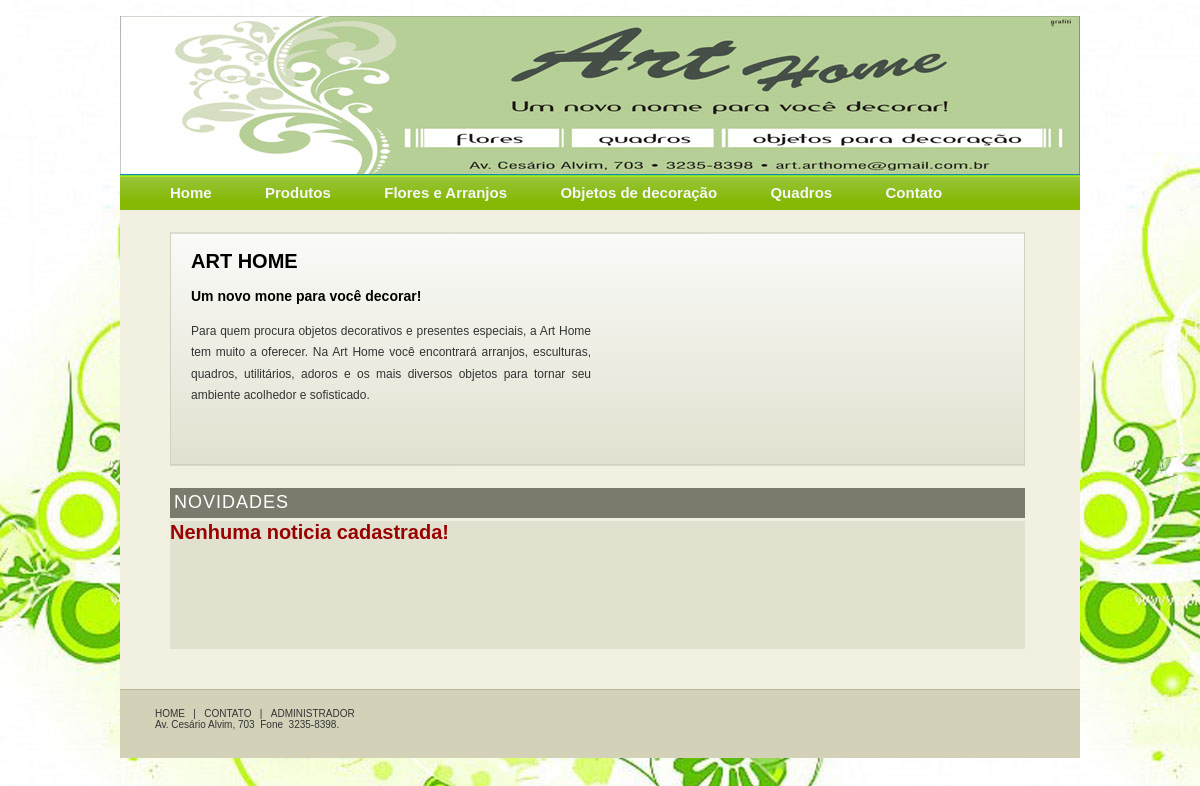
/, run on an earlier commit of the app's database.
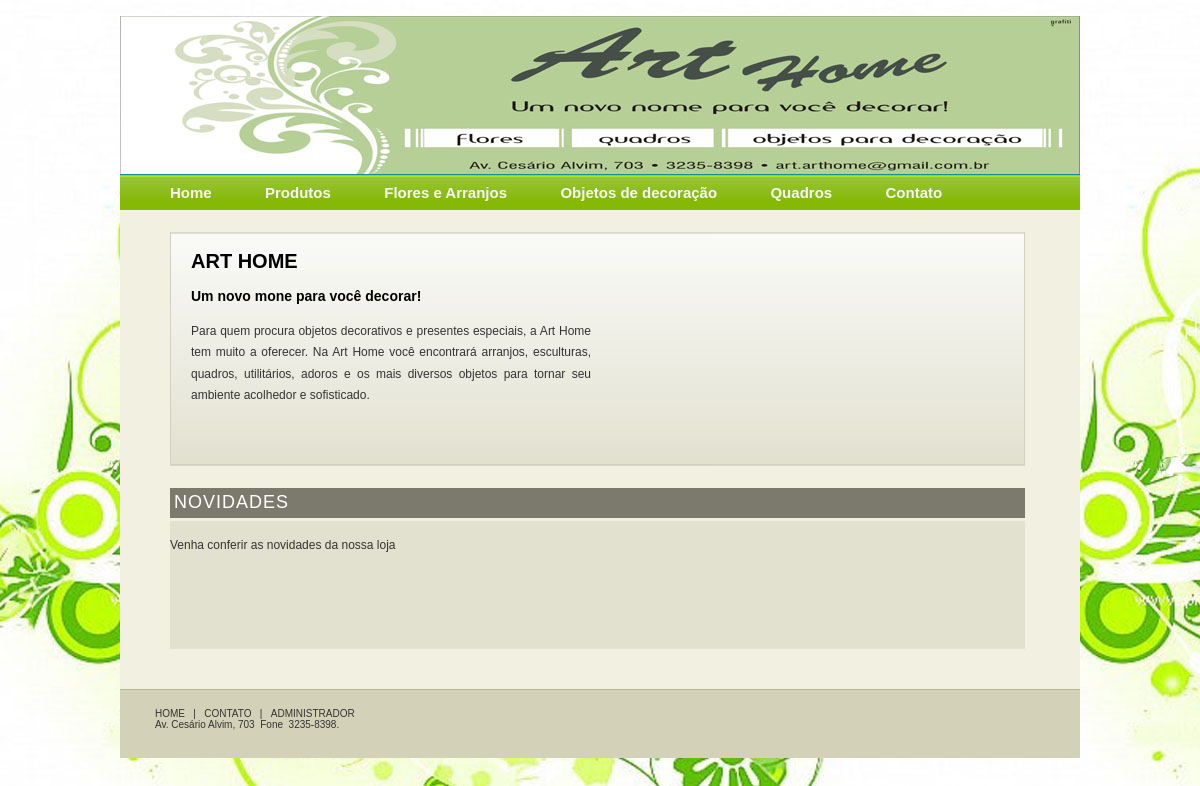
And on a later commit of the database.
### tables this page shows
CREATE TABLE IF NOT EXISTS `tbl_noticias` (
  `noticias_codigo` int(10) NOT NULL auto_increment,
  `noticias_data` timestamp NOT NULL default CURRENT_TIMESTAMP,
  `noticia` varchar(1024) NOT NULL,
  PRIMARY KEY  (`noticias_codigo`)
);

### index.php (the view, shortened to what this page needs)
<?php
		$sql_noticias = "SELECT noticia from tbl_noticias;";
		$query_noticia = mysql_query($sql_noticias);
		$total = mysql_num_rows($query_noticia);
?>
<!DOCTYPE html PUBLIC "-//W3C//DTD XHTML 1.0 Transitional//EN" "http://www.w3.org/TR/xhtml1/DTD/xhtml1-transitional.dtd">
<html xmlns="http://www.w3.org/1999/xhtml">
<head>
	<link href="css/css.css" rel="stylesheet" type="text/css"/>
</head>
<body>
	<div id="pagina"><br>
		<?php include('includes/topo.php'); ?>
		<?php include('includes/menu.php'); ?>
		<div id="conteudo">
			<div id="principal">
				<div id="bg">
            	<div class="painel-01">
                	<h2 class="titulo">ART HOME</h2>
                    <p class="cabecalho">Um novo mone para você decorar!</p>
                    <p class="texto">Para quem procura objetos decorativos e presentes especiais, a Art Home tem muito a oferecer. Na  Art Home você encontrará 			arranjos, esculturas, quadros, utilitários, adoros e os mais diversos objetos para tornar seu ambiente acolhedor e sofisticado.</p>
            	</div>
					<div class="painel-02">
						<div class="slideshow">
				        </div>
					</div>
				</div>
		  </div>
          <br/>
		  <div id="novidades">
				<div style="background-color: #7C7A6D; float: left; height: 30px; width: 100%">
				  	<p style="color: #FFFFFF; font-size: 18px; margin: 4px; letter-spacing: 1px; text-transform: uppercase">Novidades</p>
				</div>
	   	  		<div style="background-color: #E2E1CF; float: left; height: 128px; margin-top: 3px; width: 100%">
	   	  			<?php
	   	  					if($total <= 0) {
								echo '<b style="color: #990000; font-size: 20px">Nenhuma noticia cadastrada!</b>';
							} else {
								while($row = mysql_fetch_assoc($query_noticia)){
								echo '<p class="texto">' .$row['noticia']. '</p>';
							        }
							}
	   	  			 ?>
	   	  		</div>
   		  </div>
		  </div>
		  <?php include('includes/rodape.php');?>
	</div>
</body>
</html>

What changed in the data, as far as the page shows it:
added tbl_noticias: noticia "Venha conferir as novidades da nossa loja"
Also different on the page:
text no longer shown: "Nenhuma noticia cadastrada!"
